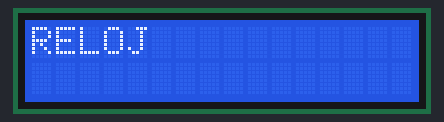
Recording of a sketch running on a simulated Arduino Uno, built with avr-gcc and run on an emulated ATmega328P. On the bench: 16×2 character LCD. EEPROM starts erased; what the sketch prints to the serial monitor is not drawn.

Above: at 0.21 s.
At 0.82 s:
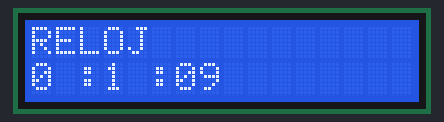
At 1.73 s:
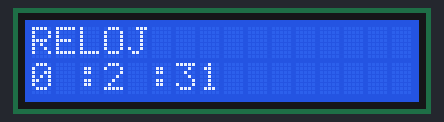
At 3.24 s:
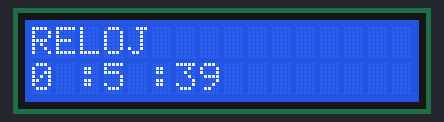
At 4.75 s:
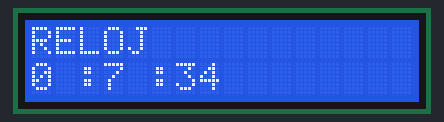
At 6.26 s:
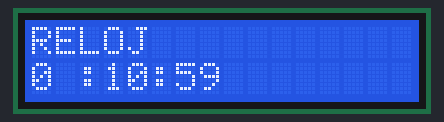

The sketch:

Deber_N7_Watchdog.ino
```cpp
#include<avr/wdt.h>
#include <MsTimer2.h>
#include <LiquidCrystal.h>
#include <EEPROM.h>
/*                Universidad Tecncia del Norte
 *                 FICA - CIERCOM
 *                 Alejandro Ortega
 *                 Estimados estudiantes: Realizar un programa que reinicie el sistema al tener la hora 00:10:50.
 *                 Cuando vuelva a funcionar, deberá empezar con la hora 00:11:10. Es proceso se observa en una LCD.
*/

LiquidCrystal lcd(13, 12, 11, 10, 9, 8);
int segundos=0;
int minutos=0;
int horas=0;
int h=0;
int i=0;
void setup() {

Serial.begin(9600);
lcd.begin(16,2);
MsTimer2::set(10,reloj);

h=EEPROM.read(0);

lcd.setCursor(0,0);
lcd.print("RELOJ");

if (h==1){
segundos=10;
minutos=11;
horas=0;
MsTimer2::start();
  }
    else{
        MsTimer2::start();
         }
}

void loop() {
//i++;
//delay(1000);
Serial.println(EEPROM.read(0));

  if((minutos == 10) and (segundos==50 )and( horas==0)){
    MsTimer2::stop();
    lcd.clear();
    EEPROM.write(1,1);
    if(i==670){
      wdt_enable(WDTO_500MS);
      }
    }

}

void reloj(){
   segundos++;
   actualizar();

  lcd.setCursor(0,1);
  lcd.print(horas);
  lcd.setCursor(2,1);
  lcd.print(":");
  lcd.setCursor(3,1);
  lcd.print(minutos);
  lcd.setCursor(5,1);
  lcd.print(":");
  lcd.setCursor(6,1);
  lcd.print(segundos);
  }

  void actualizar(){
  minutos+=segundos/60;
  if (minutos==60){
    minutos=0;
    }
  horas+=minutos/60;
  if (horas==24){
    horas=0;
    }
  if (segundos==60){
    segundos=0;
    }
  }
```
